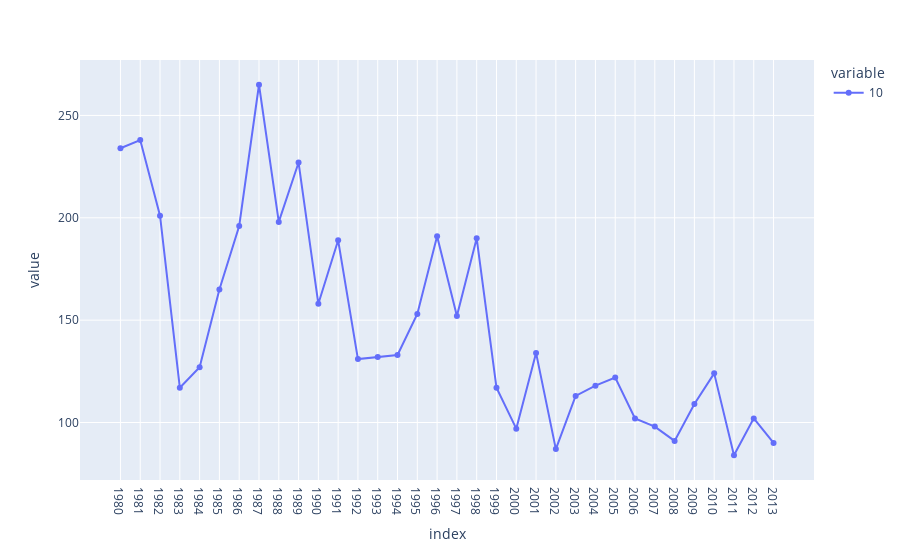

The code cell stored with this chart in its notebook:
### Code cell
px.line(austria.transpose()[10],markers=True)

### Figure 1 — Plotly figure (JSON) as saved in the notebook; plotly's stock layout.template omitted (floating-point values rounded to 4 significant figures)
{"data": [{"hovertemplate": "variable=10<br>index=%{x}<br>value=%{y}<extra></extra>", "legendgroup": "10", "line": {"color": "#636efa", "dash": "solid"}, "marker": {"symbol": "circle"}, "mode": "lines+markers", "name": "10", "orientation": "v", "showlegend": true, "type": "scatter", "x": ["1980", "1981", "1982", "1983", "1984", "1985", "1986", "1987", "1988", "1989", "1990", "1991", "1992", "1993", "1994", "1995", "1996", "1997", "1998", "1999", "2000", "2001", "2002", "2003", "2004", "2005", "2006", "2007", "2008", "2009", "2010", "2011", "2012", "2013"], "xaxis": "x", "y": [234, 238, 201, 117, 127, 165, 196, 265, 198, 227, 158, 189, 131, 132, 133, 153, 191, 152, 190, 117, 97, 134, 87, 113, 118, 122, 102, 98, 91, 109, 124, 84, 102, 90], "yaxis": "y"}], "layout": {"legend": {"title": {"text": "variable"}, "tracegroupgap": 0}, "margin": {"t": 60}, "xaxis": {"anchor": "y", "domain": [0, 1], "title": {"text": "index"}}, "yaxis": {"anchor": "x", "domain": [0, 1], "title": {"text": "value"}}}}
